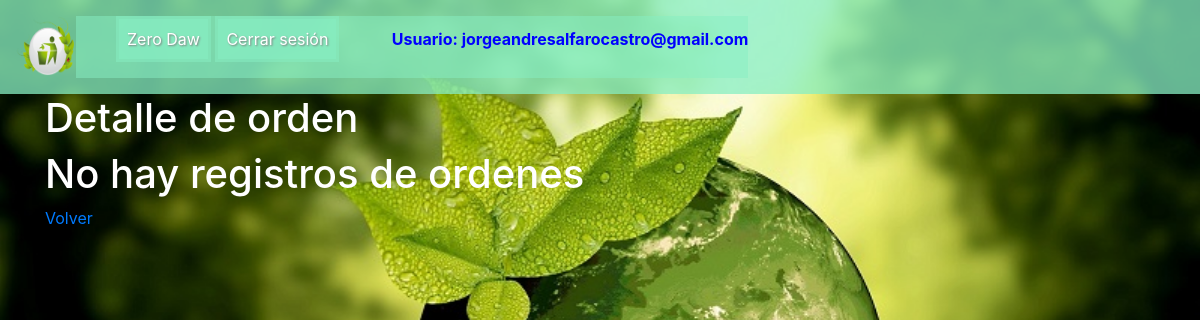
Page /registro/verOrdenReciclaje (signed in) on the earlier database version.
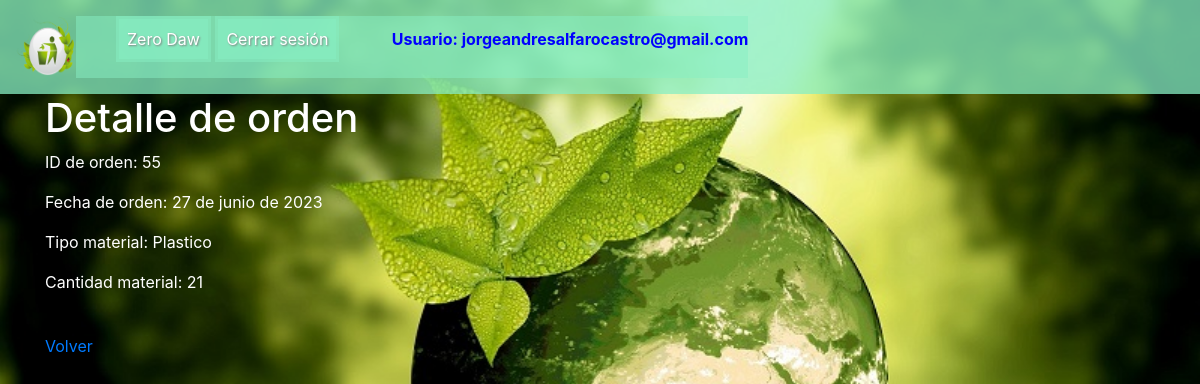
Same page on the later database version.
### Registro/models.py (models this page shows, shortened)
class Orden_reciclaje(models.Model):
    id_user = models.ForeignKey(UserModelo, on_delete=models.CASCADE)
    id_orden = models.AutoField(primary_key=True)
    fecha_orden = models.DateField()
    tipo_material = models.CharField(max_length=200, blank=False, null=True, choices=TIPO_MATERIAL)
    cantidad_material = models.IntegerField()
    latitud_posicion_ciudadano = models.CharField(max_length=200, null=True)
    longitud_posicion_ciudadano = models.CharField(max_length=200, null=True)
    latitud_posicion_recolector = models.CharField(max_length=200, null=True)
    longitud_posicion_recolector = models.CharField(max_length=200, null=True)
    estado = models.CharField(max_length=200, null=True)

### Registro/views.py (the view)
# urls.py: path('verOrdenReciclaje', OrdenList.as_view(), name="verOrdenReciclaje"),
class OrdenList(LoginRequiredMixin, ListView):
    model = Orden_reciclaje
    template_name = 'Registro/detalle.html'
    def get_queryset(self):
        queryset = super().get_queryset()
        queryset = queryset.filter(id_user=self.request.user.id)
        return queryset

### templates/Registro/detalle.html
{% extends 'base.html' %}
{% block content %}
<div>
    <h1 class="letras">Detalle de orden</h1>
</div>
    {% if object_list %}
    {% for orden_reciclaje in object_list %}
        <p class="letras">ID de orden: {{ orden_reciclaje.id_orden }}</p>
        <p class="letras">Fecha de orden: {{ orden_reciclaje.fecha_orden }}</p>
        <p class="letras">Tipo material: {{ orden_reciclaje.tipo_material }}</p>
        <p class="letras">Cantidad material: {{ orden_reciclaje.cantidad_material }}</p>
        <br>
    {% endfor %}
{% else %}
    <h1 class="letras">No hay registros de ordenes</h1>
{% endif %}
<a href="{% url 'orden_reciclaje' %}">Volver</a>
{% endblock %}

Differences in the rows shown:
added Orden_reciclaje: id_orden "55", fecha_orden "27 de junio de 2023", tipo_material "Plastico", cantidad_material "21"
Other differences:
text no longer shown: "No hay registros de ordenes"
